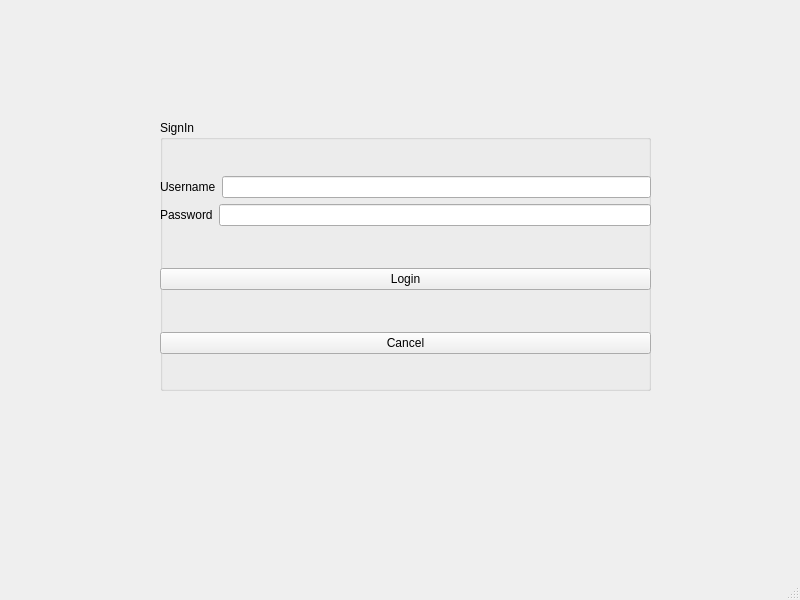
<?xml version="1.0" encoding="UTF-8"?>
<ui version="4.0">
 <class>MainWindow</class>
 <widget class="QMainWindow" name="MainWindow">
  <property name="geometry">
   <rect>
    <x>0</x>
    <y>0</y>
    <width>800</width>
    <height>600</height>
   </rect>
  </property>
  <property name="windowTitle">
   <string>MainWindow</string>
  </property>
  <widget class="QWidget" name="centralwidget">
   <widget class="QGroupBox" name="groupBox">
    <property name="geometry">
     <rect>
      <x>160</x>
      <y>120</y>
      <width>491</width>
      <height>271</height>
     </rect>
    </property>
    <property name="title">
     <string>SignIn</string>
    </property>
    <widget class="QWidget" name="">
     <property name="geometry">
      <rect>
       <x>0</x>
       <y>20</y>
       <width>491</width>
       <height>251</height>
      </rect>
     </property>
     <layout class="QVBoxLayout" name="verticalLayout_2">
      <item>
       <layout class="QVBoxLayout" name="verticalLayout">
        <item>
         <layout class="QHBoxLayout" name="horizontalLayout">
          <item>
           <widget class="QLabel" name="label">
            <property name="text">
             <string>Username</string>
            </property>
           </widget>
          </item>
          <item>
           <widget class="QLineEdit" name="lineEdit_Username"/>
          </item>
         </layout>
        </item>
        <item>
         <layout class="QHBoxLayout" name="horizontalLayout_2">
          <item>
           <widget class="QLabel" name="label_2">
            <property name="text">
             <string>Password</string>
            </property>
           </widget>
          </item>
          <item>
           <widget class="QLineEdit" name="lineEdit_Password">
            <property name="echoMode">
             <enum>QLineEdit::Password</enum>
            </property>
           </widget>
          </item>
         </layout>
        </item>
       </layout>
      </item>
      <item>
       <widget class="QPushButton" name="pushButton_Login">
        <property name="styleSheet">
         <string notr="true"/>
        </property>
        <property name="text">
         <string>Login</string>
        </property>
       </widget>
      </item>
      <item>
       <widget class="QPushButton" name="Cancel">
        <property name="styleSheet">
         <string notr="true"/>
        </property>
        <property name="text">
         <string>Cancel</string>
        </property>
       </widget>
      </item>
     </layout>
    </widget>
   </widget>
  </widget>
  <widget class="QMenuBar" name="menubar">
   <property name="geometry">
    <rect>
     <x>0</x>
     <y>0</y>
     <width>800</width>
     <height>26</height>
    </rect>
   </property>
  </widget>
  <widget class="QStatusBar" name="statusbar"/>
 </widget>
 <resources/>
 <connections/>
</ui>
